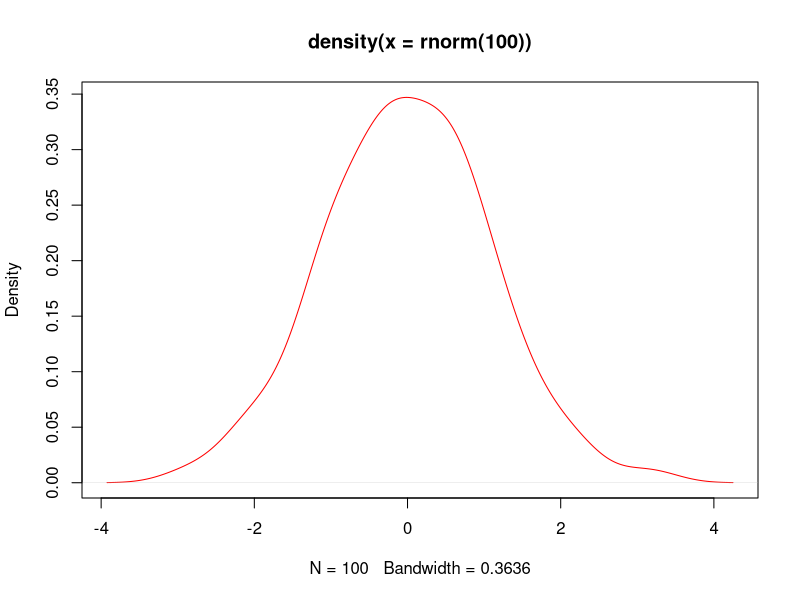

R code for this plot:
plot(density(rnorm(100)),col="red")
x=5
x<-5
assign("x",5)
x
           x<-c(1,3,6,7)
           char<-c("8","edge","turn8k");
           logic<-c(TRUE,FALSE,TRUE,FALSE)
           dynam<-c(8,"dds", TRUE)
           dynam<-c(1,0,1,1,TRUE)
           dynam
           log(x,10)
           log(base=10,x)
           x=10
           x<5
           x>5
           x==10
           x^10
           x=10/(5-5)
           x
           x<-c(2,4,5,3,-4,0)
           x*5
           y<-c(5,3)
           x*y
           z<-c(1,2,3,4)
           x*z
           length(x)
           x<-c(3,4,6,-7,8)
           mean = sum(x)/ length(x)
           mean
           x=2:10
           y=5:1
           z=-5:10
           w=-5:-10
           x
           y
           z
           w
           z=seq(2,5,.5)
           x=seq(3,9.1,.1)
           y=seq(9,3,-.2)
           length(x)
           length(y)
           x*y
           x=c("A","B","C")
           rep(x,4)
           x<-1:10
           y<-x<=-5
           mode(x)
           mode(y)
           mode(mode(x))
           x=1:20
           x[2]
           x[0]
           x[5:9]
           x[c(3,7,8,9,20)]
           x[-19]
           x[-(1:6)]
           x[x>10]
           x[TRUE]
           y=c(TRUE,FALSE)
           x[y]
           vector<-c()
           v2<-c(TRUE,FALSE,TRUE,TRUE,FALSE,TRUE)
           vector=c(v2,vector);
           vector=c(F,vector);
           x=1:3
           x=c(5,x)
           x
           x=1:5
           names(x)
           names(x)<-c("Первый","Второй","Третий","Четвертый","Первый")
           names(x)
           x["Первый"]
           log(3) == log(3, base=exp(1))
           x=seq(5,100,.1)
           x[length(x)]
           x<-c(-10,2,78,34,-98,23,0,-8)
           order(x)
           sort(x)
           sort(x) == x[order(x)]
           log(exp(1))
           